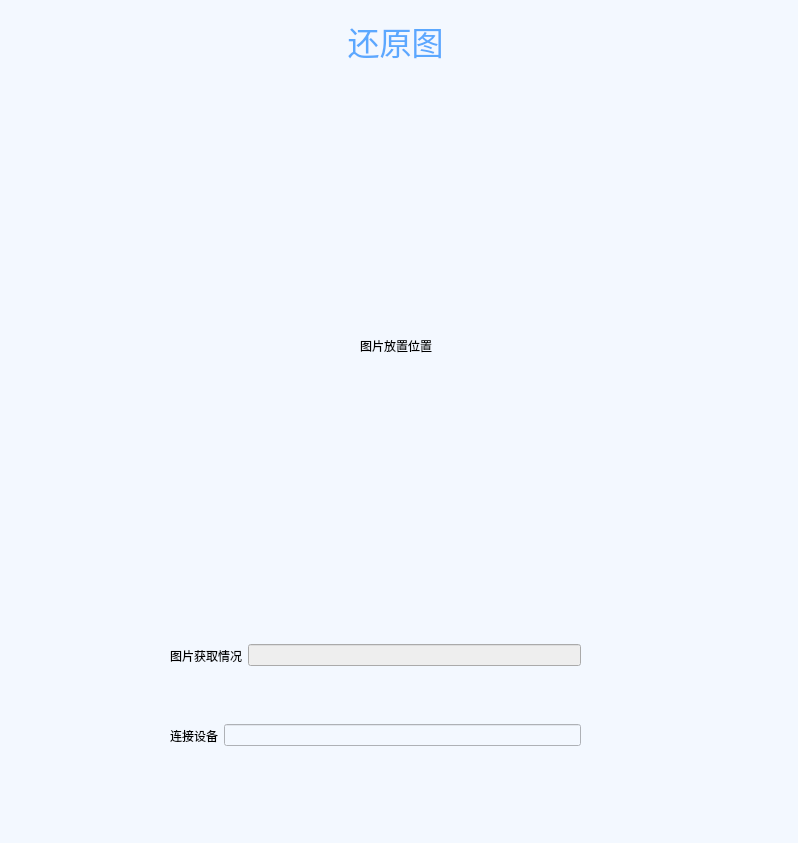
<?xml version="1.0" encoding="UTF-8"?>
<ui version="4.0">
 <class>Form</class>
 <widget class="QWidget" name="Form">
  <property name="geometry">
   <rect>
    <x>0</x>
    <y>0</y>
    <width>798</width>
    <height>843</height>
   </rect>
  </property>
  <property name="windowTitle">
   <string>接受装置界面</string>
  </property>
  <property name="styleSheet">
   <string notr="true">background-color: rgb(243, 248, 255);</string>
  </property>
  <widget class="QLabel" name="label1">
   <property name="geometry">
    <rect>
     <x>140</x>
     <y>90</y>
     <width>512</width>
     <height>512</height>
    </rect>
   </property>
   <property name="text">
    <string>图片放置位置</string>
   </property>
   <property name="alignment">
    <set>Qt::AlignmentFlag::AlignCenter</set>
   </property>
  </widget>
  <widget class="QWidget" name="layoutWidget_2">
   <property name="geometry">
    <rect>
     <x>170</x>
     <y>630</y>
     <width>411</width>
     <height>51</height>
    </rect>
   </property>
   <layout class="QHBoxLayout" name="horizontalLayout_6">
    <item>
     <widget class="QLabel" name="label">
      <property name="text">
       <string>图片获取情况</string>
      </property>
     </widget>
    </item>
    <item>
     <widget class="QLineEdit" name="lineEdit1">
      <property name="styleSheet">
       <string notr="true">background-color: rgb(238, 238, 238);</string>
      </property>
     </widget>
    </item>
   </layout>
  </widget>
  <widget class="QLabel" name="label_2">
   <property name="geometry">
    <rect>
     <x>290</x>
     <y>10</y>
     <width>211</width>
     <height>61</height>
    </rect>
   </property>
   <property name="font">
    <font>
     <family>黑体</family>
     <pointsize>24</pointsize>
    </font>
   </property>
   <property name="acceptDrops">
    <bool>false</bool>
   </property>
   <property name="styleSheet">
    <string notr="true">color: rgb(91, 168, 255);</string>
   </property>
   <property name="text">
    <string>还原图</string>
   </property>
   <property name="alignment">
    <set>Qt::AlignmentFlag::AlignCenter</set>
   </property>
  </widget>
  <widget class="QWidget" name="">
   <property name="geometry">
    <rect>
     <x>170</x>
     <y>720</y>
     <width>411</width>
     <height>31</height>
    </rect>
   </property>
   <layout class="QHBoxLayout" name="horizontalLayout">
    <item>
     <widget class="QLabel" name="label_3">
      <property name="text">
       <string>连接设备</string>
      </property>
     </widget>
    </item>
    <item>
     <widget class="QLineEdit" name="lineEdit"/>
    </item>
   </layout>
  </widget>
 </widget>
 <resources/>
 <connections/>
</ui>
